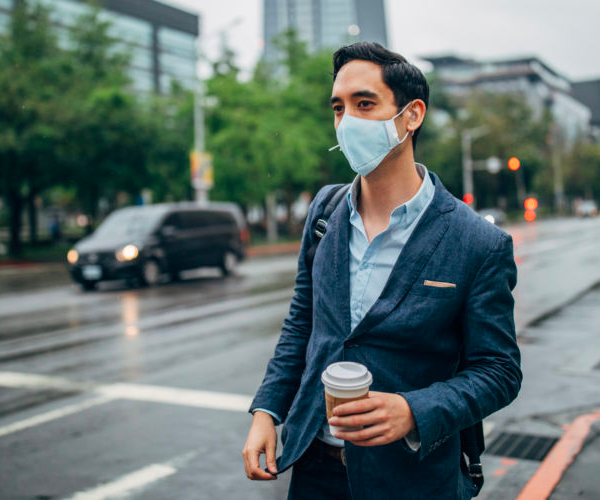
#> input picture backend/uploads/example_01.png, 600 x 500 px
$ python -i detector.py   (imports and definitions only)
#> lines starting #> are read from the running program, lines starting #| are printed output that depends on the picture; after the words box and inside, x2 and y2 are one past the last pixel; in counts of white or black regions, pixels touching at a corner belong together
# backend/detector.py
import cv2
import numpy as np
import os

faceCascade = cv2.CascadeClassifier(cv2.data.haarcascades + "haarcascade_frontalface_default.xml")

maskColors = [
    ((90, 50, 70), (128, 255, 255)),
    ((36, 50, 70), (89, 255, 255)),
    ((0, 0, 180), (180, 50, 255)),
    ((0, 0, 0), (180, 255, 50))
]

def detect_mask(image_path, output_path):
#> called with image_path = 'uploads/example_01.png', output_path = 'out.png'
    image = cv2.imread(image_path)
#> image is the input picture: shape (500, 600, 3); mean B, G, R 112.2, 115.3, 100.3
    gray = cv2.cvtColor(image, cv2.COLOR_BGR2GRAY)
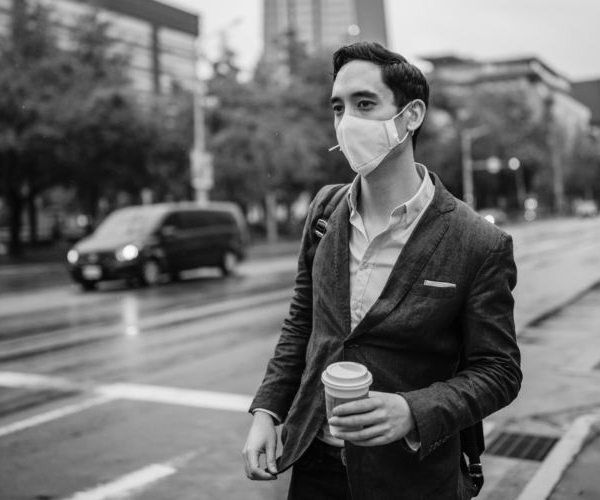
#> gray: shape (500, 600); min 0, max 253, mean 110.5
    hsv = cv2.cvtColor(image, cv2.COLOR_BGR2HSV)
#> hsv: shape (500, 600, 3); mean H, S, V 81.6, 92.3, 123.8

    faces = faceCascade.detectMultiScale(gray, 1.1, 5, minSize=(60, 60))
#> faces = ()

    for (x, y, w, h) in faces:
        hsvFace = hsv[y:y + h, x:x + w]
        maskDetected = any(
            np.sum(cv2.inRange(hsvFace, np.array(lower), np.array(upper)) > 0) / (w * h) > 0.2
            for lower, upper in maskColors
        )

        label = "Mask" if maskDetected else "No Mask"
        color = (0, 255, 0) if maskDetected else (0, 0, 255)

        cv2.putText(image, label, (x, y - 10), cv2.FONT_HERSHEY_SIMPLEX, 0.8, color, 2)
        cv2.rectangle(image, (x, y), (x + w, y + h), color, 2)
#> this loop made 0 passes

    cv2.imwrite(output_path, image)

>>> result = detect_mask('uploads/example_01.png', 'out.png')

$ run again, on backend/uploads/example_02.png
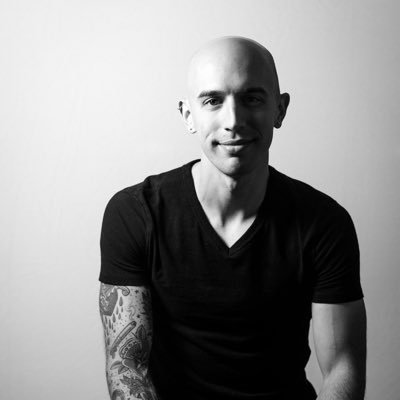
#> input picture backend/uploads/example_02.png, 400 x 400 px
#> in detect_mask, image is the input picture: shape (400, 400, 3); min 0, max 255, mean 143.3
#> hsv: shape (400, 400, 3); mean H, S, V 0, 0, 143.3
#> faces = [[175, 61, 105, 105]]
#> the loop in detect_mask, `for (x, y, w, h) in faces:` made 1 pass
#> (x, y, w, h, maskDetected, label, color) on pass 1: (175, 61, 105, 105, True, 'Mask', (0, 255, 0))
#> after the loop in detect_mask, `for (x, y, w, h) in faces:`:
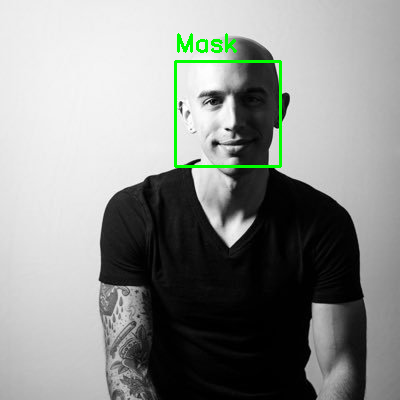
#> image: shape (400, 400, 3); 1.11% of pixels changed, all inside (x1, y1, x2, y2) = (174, 33, 282, 168)

$ run again, on backend/uploads/example_03.png
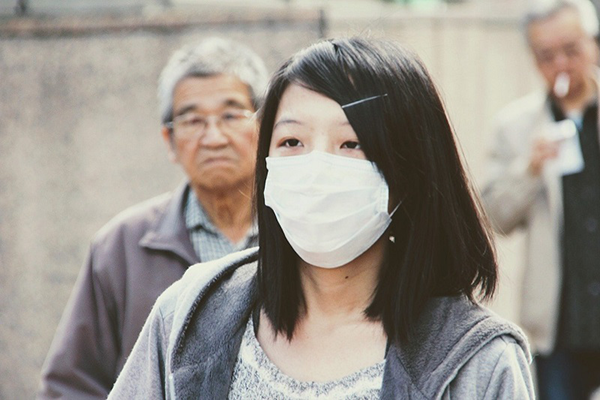
#> input picture backend/uploads/example_03.png, 600 x 400 px
#> in detect_mask, image is the input picture: shape (400, 600, 3); mean B, G, R 139.2, 147.1, 153.4
#> in detect_mask, `gray = cv2.cvtColor(image, cv2.COLOR_BGR2GRAY)`:
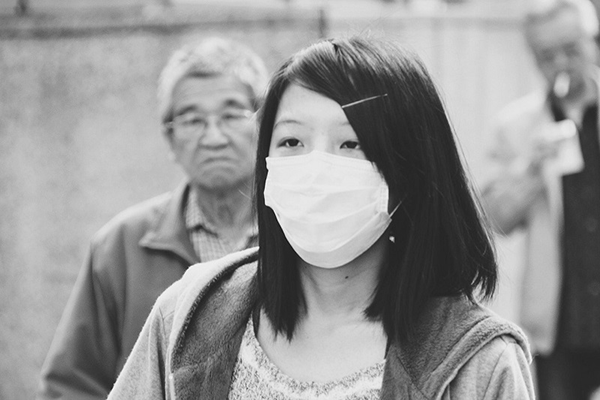
#> gray: shape (400, 600); min 11, max 253, mean 148.1
#> hsv: shape (400, 600, 3); mean H, S, V 40.5, 35.9, 155.7
#> faces = [[158, 74, 111, 111], [244, 93, 153, 153]]
#> the loop in detect_mask, `for (x, y, w, h) in faces:` made 2 passes
#> (x, y, w, h, maskDetected, label, color) on passes 1 to 2: (158, 74, 111, 111, True, 'Mask', (0, 255, 0)), (244, 93, 153, 153, True, 'Mask', (0, 255, 0))
#> after the loop in detect_mask, `for (x, y, w, h) in faces:`:
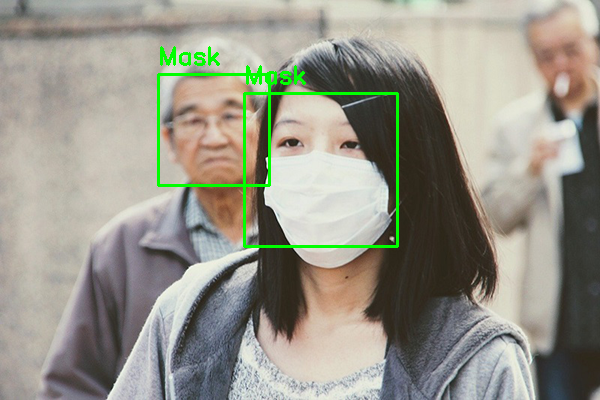
#> image: shape (400, 600, 3); 1.72% of pixels changed, all inside (x1, y1, x2, y2) = (157, 46, 399, 248)
